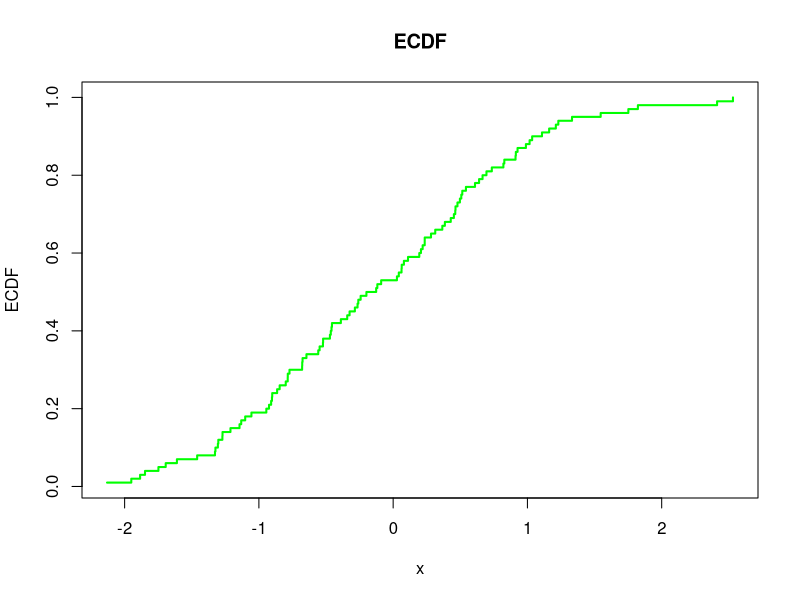
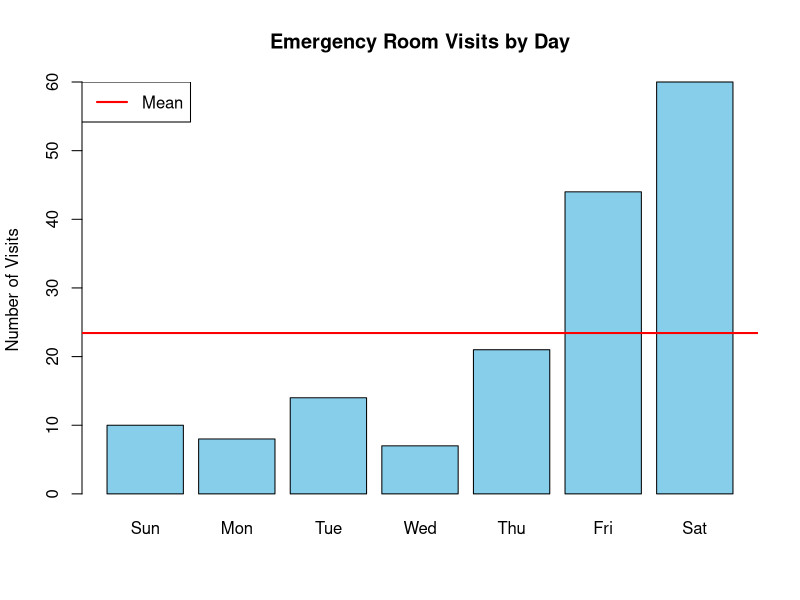
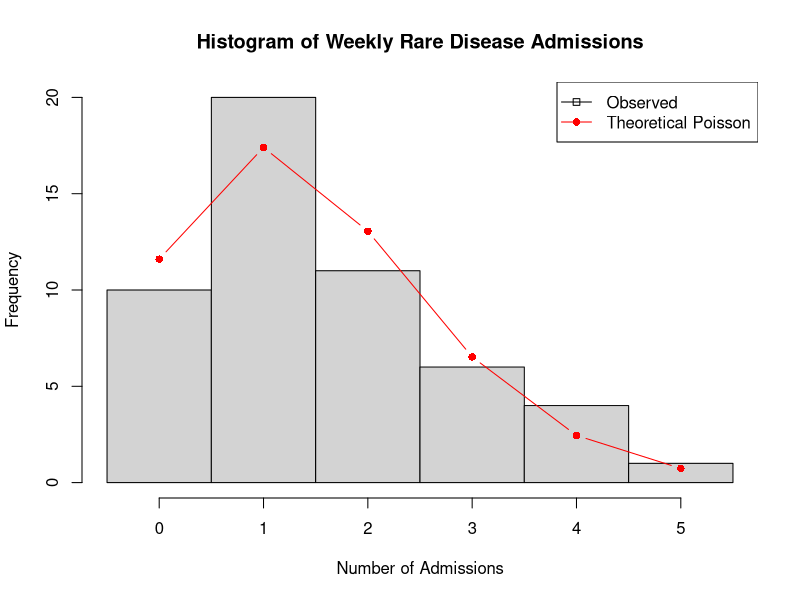
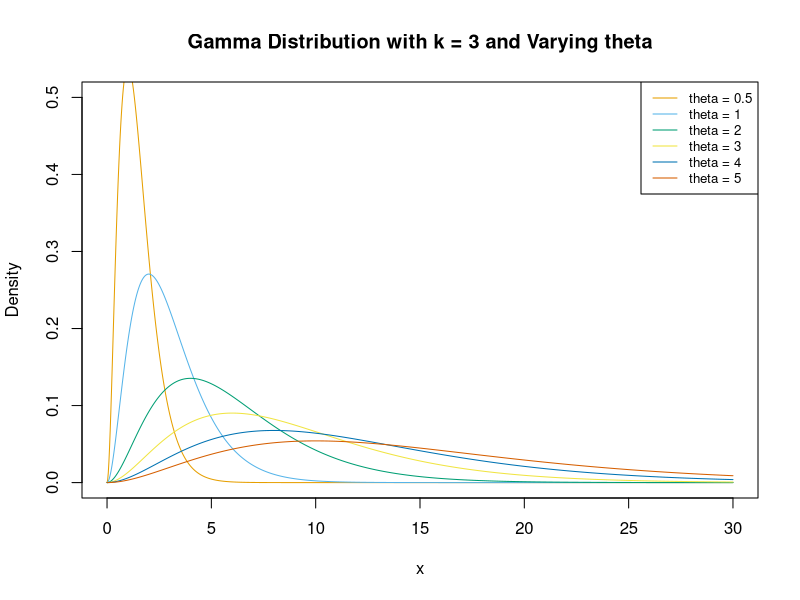
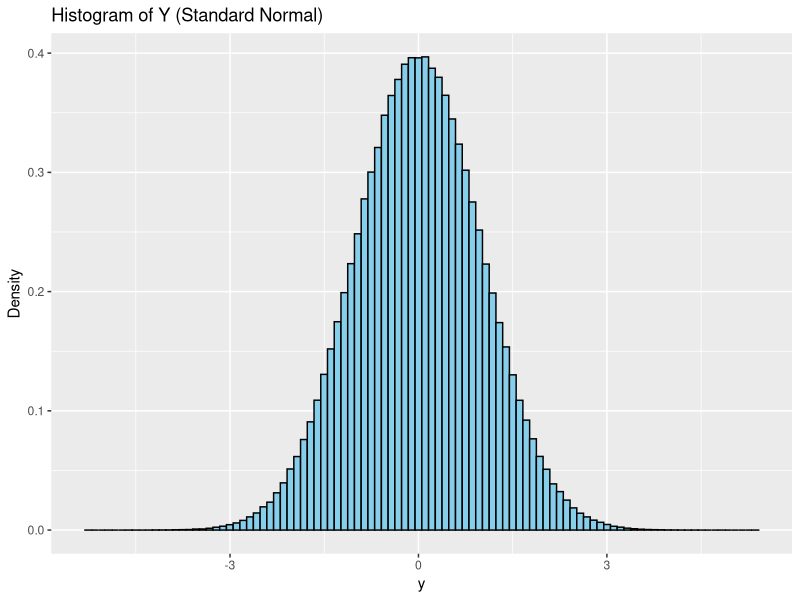
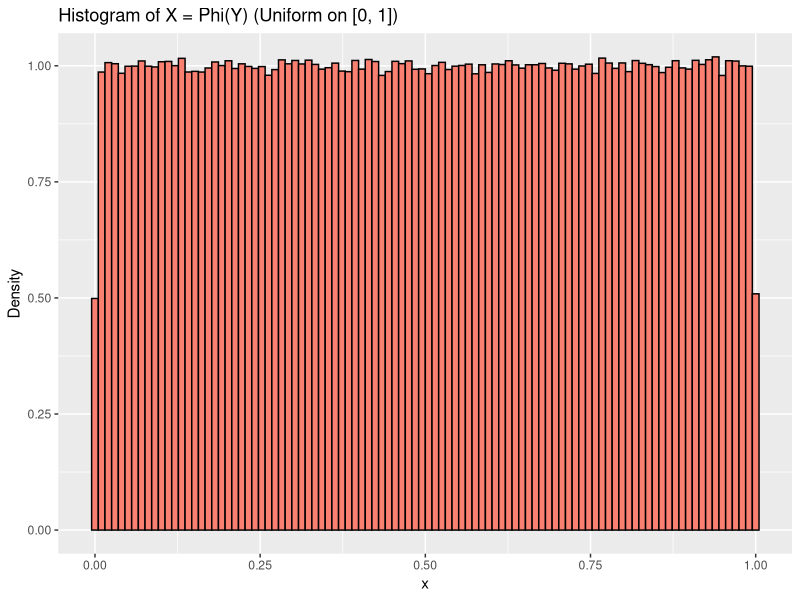
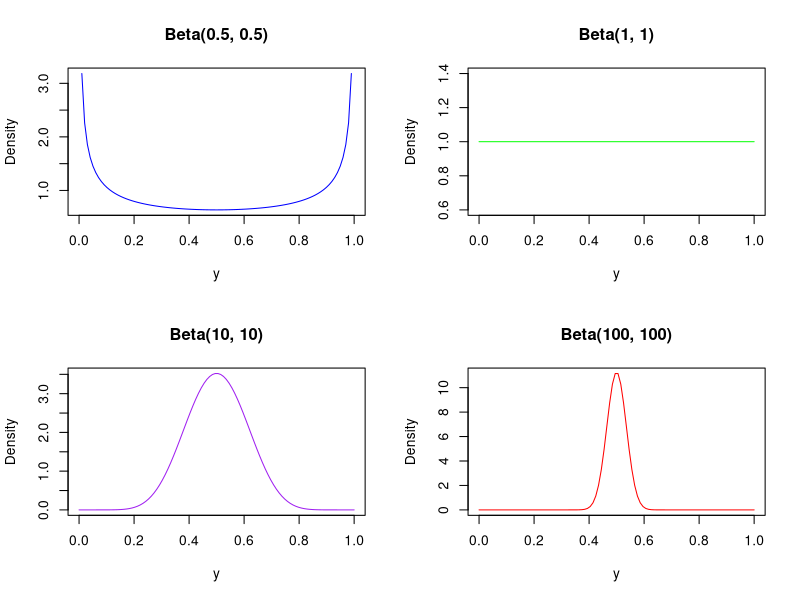
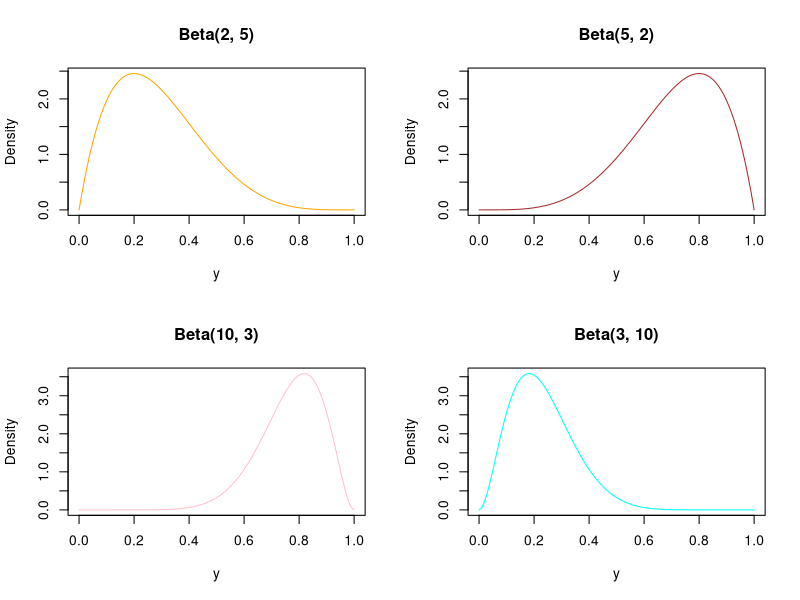

These figures' R source, in order:
## ---- chunk 1
knitr::opts_chunk$set(echo = TRUE)
## ---- chunk 2
    set.seed(0)
    n <- 1000
    
    # Part (a): Generate A, x.true, and y
    A <- matrix(runif(n * n), n, n)
    x.true <- runif(n)
    y <- A %*% x.true
    
    # Part (b): Solve by forming A^-1 explicitly
    start_time_1 <- Sys.time()
    A_inv <- solve(A)
    x1 <- A_inv %*% y
    end_time_1 <- Sys.time()
    
    time_taken_1 <- end_time_1 - start_time_1
    error_1 <- mean(abs(x1 - x.true))
    
    # Part (c): Solve directly without forming A^-1
    start_time_2 <- Sys.time()
    x2 <- solve(A, y)
    end_time_2 <- Sys.time()
    
    time_taken_2 <- end_time_2 - start_time_2
    error_2 <- mean(abs(x2 - x.true))
    
    # Part (d): Print results and conclusions
    cat("Results:\n")
    cat("1. Using explicit inverse (A^-1 * y):\n")
    cat("   Time taken:", time_taken_1, "\n")
    cat("   Mean absolute error:", error_1, "\n\n")
    
    cat("2. Using direct solve (solve(A, y)):\n")
    cat("   Time taken:", time_taken_2, "\n")

## ---- chunk 3
  compute_ecdf <- function(x, plot.cdf = FALSE) {
    n <- length(x)
    sorted_x <- sort(x)
    ecdf_values <- cumsum(table(cut(x, breaks = c(-Inf, sorted_x)))) / n
          
    # Match ECDF values back to the original order of x
    ecdf_original_order <- ecdf_values[order(order(x))]
          
    # Part (b)
    if (plot.cdf) {
      plot(sort(x), ecdf_values, type = "s", col = "green", lwd = 2, xlab = "x", ylab = "ECDF", main = "ECDF")
          }
    return(ecdf_original_order)
  }
        
  # Testing the function
  set.seed(18)
  x <- rnorm(100)
        
  ecdf_values <- compute_ecdf(x)
  print(ecdf_values)
        
  # Compute the ECDF with plotting
  compute_ecdf(x, plot.cdf = TRUE)
## ---- chunk 4
# Data
er_visits <- c(10, 8, 14, 7, 21, 44, 60)
days <- c("Sun", "Mon", "Tue", "Wed", "Thu", "Fri", "Sat")

# Basic statistics
mean_visits <- mean(er_visits)
var_visits <- var(er_visits)

# Print results
cat("Mean of visits:", round(mean_visits, 2), "\n")
cat("Variance of visits:", round(var_visits, 2), "\n")

# Plot the data
barplot(er_visits, names.arg = days, main = "Emergency Room Visits by Day",
        ylab = "Number of Visits", col = "skyblue")

# Add a line for the mean
abline(h = mean_visits, col = "red", lwd = 2)
legend("topleft", legend = "Mean", col = "red", lwd = 2)
## ---- chunk 5
set.seed(123)
weeks <- 52
lambda <- 1.5  # Average 1.5 admissions per week for the rare disease
rare_disease_admissions <- rpois(weeks, lambda)

# Basic statistics
mean_admissions <- mean(rare_disease_admissions)
var_admissions <- var(rare_disease_admissions)

# Print results
cat("Mean of admissions:", round(mean_admissions, 2), "\n")
cat("Variance of admissions:", round(var_admissions, 2), "\n")

# Plot the data
hist(rare_disease_admissions, breaks = seq(-0.5, max(rare_disease_admissions) + 0.5, by = 1),
     main = "Histogram of Weekly Rare Disease Admissions",
     xlab = "Number of Admissions", ylab = "Frequency")

# Overlay Poisson distribution
x <- 0:max(rare_disease_admissions)
lines(x, dpois(x, lambda) * weeks, col = "red", type = "b", pch = 16)
legend("topright", legend = c("Observed", "Theoretical Poisson"),
       col = c("black", "red"), lty = 1, pch = c(22, 16))
## ---- chunk 6
# Set parameters
k <- 3  # Shape parameter
theta <- c(0.5, 1, 2, 3, 4, 5)  # Scale parameters
colors <- c("#E69F00", "#56B4E9", "#009E73", "#F0E442", "#0072B2", "#D55E00")

# Create x values
x <- seq(0, 30, length.out = 1000)

# Plot
plot(x, dgamma(x, shape = k, scale = theta[1]), type = "l", col = colors[1],
     main = "Gamma Distribution with k = 3 and Varying theta",
     xlab = "x", ylab = "Density", ylim = c(0, 0.5))

# Add lines for other scale parameters
for (i in 2:length(theta)) {
  lines(x, dgamma(x, shape = k, scale = theta[i]), col = colors[i])
}

# Add legend
legend("topright", legend = paste("theta =", theta), col = colors, lty = 1, cex = 0.8)
## ---- chunk 7
library(knitr)
l=c(0.080, 0.198, 0.079, 0.357,0.043, 0.254, 0.143, 0.440,0.017, 0.105, 0.081, 0.203, 0.140, 0.557, 0.303, 1.000)

S_1<-c(1,2,3)
S_2<-c(1,4,5)
dim(l)<- c(4,4)
rownames(l)<-c("Below average","Average","Above average", "Total")
colnames(l)<-c("Not too happy", "Pretty happy","Very happy", "Total")

kable(l, row.names=T)

m<- c(0,0) #mean
for(i in 1:length(S_1)){ 
  m[1]<-m[1]+(S_1[i]*l[4,i])#x
  m[2]<-m[2]+(S_1[i]*l[i,4])#y
}
m
v<- c(0,0) #variance
for(i in 1:length(S_1)){ 
 v[1]<-(S_1[i]-m[1])^2*l[4,i]#x
 v[2]<-(S_1[i]-m[2])^2*l[i,4]#y
}
v
#covariance matrix
covariance=0
for(i in 1:length(S_1)){ 
  for(j in 1:length(S_1)){ 
    a<-(S_1[i]-m[1])*(S_1[j]-m[2])*l[j,i]
    covariance<-covariance+(S_1[i]-m[1])*(S_1[j]-m[2])*l[j,i]
    
  }
}
covariance
#corelation
r<-covariance/(sqrt(v[1])*sqrt(v[2]))
r

#repeat with s_2 for the Y

m<- c(0,0) #mean
for(i in 1:length(S_1)){ 
  m[1]<-m[1]+(S_1[i]*l[4,i])
  m[2]<-m[2]+(S_2[i]*l[i,4])
}
m
v<- c(0,0) #variance
for(i in 1:length(S_1)){ 
 v[1]<-(S_1[i]-m[1])^2*l[4,i]
 v[2]<-(S_2[i]-m[2])^2*l[i,4]
}
v
#covariance matrix
covariance=0
for(i in 1:length(S_1)){ 
  for(j in 1:length(S_1)){ 
    covariance<-covariance+(S_1[i]-m[1])*(S_2[j]-m[2])*l[j,i]
  }
}
covariance
#corelation
r<-covariance/(sqrt(v[1])*sqrt(v[2]))
r

## ---- chunk 8
marginal_X<-c(0.357,0.440,0.203)
marginal_Y<-c(0.140,0.557,0.303)

indy_table<-matrix(0,length(marginal_X),length(marginal_Y))
rownames(indy_table)<-c("Below average","Average","Above average")
colnames(indy_table)<-c("Not too happy", "Pretty happy","Very happy")
for(i in 1:length(marginal_X)){ 
  for(j in 1:length(marginal_Y)){ 
    indy_table[j,i]<-marginal_X[j]*marginal_Y[i]
  }
}
indy_table
## ---- chunk 9
set.seed(18)
n_samples <- 1e6
Y <- rnorm(n_samples)

X <- pnorm(Y)

if (!requireNamespace("ggplot2", quietly = TRUE)) {
  install.packages("ggplot2")
}
library(ggplot2)

ggplot(data.frame(Y), aes(x = Y)) +
  geom_histogram(aes(y = after_stat(density)), bins = 100, fill = "skyblue", color = "black") +
  ggtitle("Histogram of Y (Standard Normal)") +
  xlab("y") +
  ylab("Density")

ggplot(data.frame(X), aes(x = X)) +
  geom_histogram(aes(y = after_stat(density)), bins = 100, fill = "salmon", color = "black") +
  ggtitle("Histogram of X = Phi(Y) (Uniform on [0, 1])") +
  xlab("x") +
  ylab("Density")

## ---- chunk 10
par(mfrow = c(2, 2))
y <- seq(0, 1, length.out = 100)


plot(y, dbeta(y, 0.5, 0.5), type = "l", col = "blue", main = "Beta(0.5, 0.5)",
     ylab = "Density", xlab = "y")

plot(y, dbeta(y, 1, 1), type = "l", col = "green", main = "Beta(1, 1)",
     ylab = "Density", xlab = "y")

plot(y, dbeta(y, 10, 10), type = "l", col = "purple", main = "Beta(10, 10)",
     ylab = "Density", xlab = "y")

plot(y, dbeta(y, 100, 100), type = "l", col = "red", main = "Beta(100, 100)",
     ylab = "Density", xlab = "y")

par(mfrow = c(2, 2))

plot(y, dbeta(y, 2, 5), type = "l", col = "orange", main = "Beta(2, 5)",
     ylab = "Density", xlab = "y")

plot(y, dbeta(y, 5, 2), type = "l", col = "brown", main = "Beta(5, 2)",
     ylab = "Density", xlab = "y")

plot(y, dbeta(y, 10, 3), type = "l", col = "pink", main = "Beta(10, 3)",
     ylab = "Density", xlab = "y")

plot(y, dbeta(y, 3, 10), type = "l", col = "cyan", main = "Beta(3, 10)",
     ylab = "Density", xlab = "y")

## ---- chunk 11
set.seed(123)
n=1000
values <- c(0, 1, 2, 3, 4)
probs <- c(0.55, 0.24, 0.15, 0.05, 0.01)
mu=0
sigmasq=0
for(i in 1:5)
{
  mu=mu+values[i]*probs[i]
}
for(i in 1:5)
{
  sigmasq=sigmasq+((values[i]-mu)^2*probs[i])
}
mu
sqrt(sigmasq)
samples <- sample(values, size = 1000, replace = TRUE, prob = probs)

smean =mean(samples)
svar=var(samples)

smean
svar

hist(samples, main = "number of drinks in a day",
        ylab = "Number of drinks", col = "skyblue")

## ---- chunk 12
set.seed(123)
n=1000
m=10000
values <- c(0, 1, 2, 3, 4)
probs <- c(0.55, 0.24, 0.15, 0.05, 0.01)


means= array(0,dim=10000)
for(i in 1:10000)
{
  multisamples=sample(values, size = 1000, replace = TRUE, prob = probs)
  means[i]=mean(multisamples)
}

meanofmeans=mean(means)
varianceofmeans=var(means)
meanofmeans
sqrt(varianceofmeans)
## ---- chunk 13
# Given data
n <- 1200                     # Sample size
p_hat <- 0.52                 # Sample proportion
mu <- 0.50                   # Hypothesized proportion

# Standard error for the proportion
standard_error <- sqrt((mu * (1 - mu)) / n)

# p-value for a two-tailed test
p_value <- 2 * (1 - pnorm(abs((p_hat - mu) / standard_error)))

# Display the p-value
p_value
## ---- chunk 14
mean_A <- 22.30
sd_A <- 6.88
n_A <- 43

mean_B <- 25.91
sd_B <- 8.01
n_B <- 50

# Pooled standard deviation
s_p <- sqrt(((n_A - 1) * sd_A^2 + (n_B - 1) * sd_B^2) / (n_A + n_B - 2))

# Degrees of freedom
df <- n_A + n_B - 2

# Test statistic
t_statistic <- (mean_A - mean_B) / (s_p * sqrt(1 / n_A + 1 / n_B))

# P-value for a two-tailed test
p_value <- 2 * pt(-abs(t_statistic), df)

# 95% Confidence Interval
alpha <- 0.05
t_critical <- qt(1 - alpha/2, df)
margin_of_error <- t_critical * s_p * sqrt(1 / n_A + 1 / n_B)
confidence_interval <- c((mean_A - mean_B) - margin_of_error, 
                         (mean_A - mean_B) + margin_of_error)



t_statistic
df
p_value
confidence_interval

